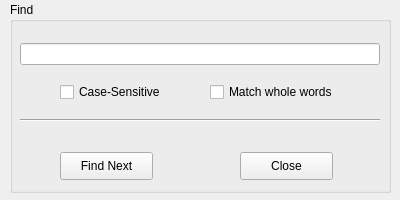
<?xml version="1.0" encoding="UTF-8"?>
<ui version="4.0">
 <class>Find</class>
 <widget class="QWidget" name="Find">
  <property name="geometry">
   <rect>
    <x>0</x>
    <y>0</y>
    <width>400</width>
    <height>200</height>
   </rect>
  </property>
  <property name="windowTitle">
   <string>Find</string>
  </property>
  <widget class="QGroupBox" name="groupBox">
   <property name="geometry">
    <rect>
     <x>10</x>
     <y>2</y>
     <width>381</width>
     <height>191</height>
    </rect>
   </property>
   <property name="title">
    <string>Find</string>
   </property>
   <widget class="QLineEdit" name="lineEdit">
    <property name="geometry">
     <rect>
      <x>10</x>
      <y>41</y>
      <width>360</width>
      <height>22</height>
     </rect>
    </property>
   </widget>
   <widget class="QPushButton" name="fNext">
    <property name="geometry">
     <rect>
      <x>50</x>
      <y>150</y>
      <width>93</width>
      <height>28</height>
     </rect>
    </property>
    <property name="text">
     <string>Find Next</string>
    </property>
   </widget>
   <widget class="QPushButton" name="close">
    <property name="geometry">
     <rect>
      <x>230</x>
      <y>150</y>
      <width>93</width>
      <height>28</height>
     </rect>
    </property>
    <property name="text">
     <string>Close</string>
    </property>
   </widget>
   <widget class="Line" name="line">
    <property name="geometry">
     <rect>
      <x>10</x>
      <y>110</y>
      <width>360</width>
      <height>16</height>
     </rect>
    </property>
    <property name="orientation">
     <enum>Qt::Horizontal</enum>
    </property>
   </widget>
   <widget class="QCheckBox" name="caseSensitivity">
    <property name="geometry">
     <rect>
      <x>50</x>
      <y>80</y>
      <width>111</width>
      <height>20</height>
     </rect>
    </property>
    <property name="text">
     <string>Case-Sensitive</string>
    </property>
   </widget>
   <widget class="QCheckBox" name="matchWholeWords">
    <property name="geometry">
     <rect>
      <x>200</x>
      <y>80</y>
      <width>141</width>
      <height>20</height>
     </rect>
    </property>
    <property name="text">
     <string>Match whole words</string>
    </property>
   </widget>
  </widget>
 </widget>
 <resources/>
 <connections/>
</ui>
